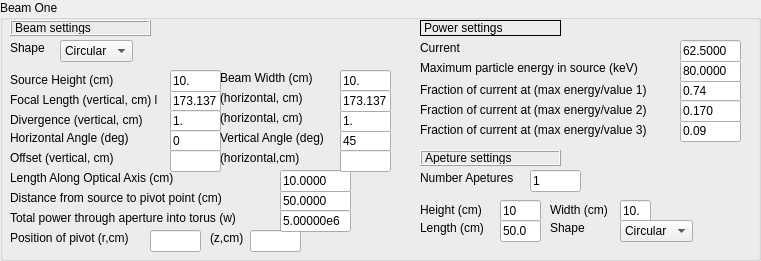
   <widget class="QGroupBox" name="groupBox">
    <property name="geometry">
     <rect>
      <x>310</x>
      <y>170</y>
      <width>761</width>
      <height>261</height>
     </rect>
    </property>
    <property name="font">
     <font>
      <weight>50</weight>
      <bold>false</bold>
     </font>
    </property>
    <property name="title">
     <string>Beam One</string>
    </property>
    <widget class="QLineEdit" name="blenp_W">
     <property name="geometry">
      <rect>
       <x>280</x>
       <y>190</y>
       <width>71</width>
       <height>22</height>
      </rect>
     </property>
     <property name="text">
      <string>50.0000</string>
     </property>
    </widget>
    <widget class="QLabel" name="label_37">
     <property name="geometry">
      <rect>
       <x>420</x>
       <y>80</y>
       <width>251</width>
       <height>20</height>
      </rect>
     </property>
     <property name="text">
      <string>Fraction of current at (max energy/value 1)</string>
     </property>
    </widget>
    <widget class="QLabel" name="label_36">
     <property name="geometry">
      <rect>
       <x>420</x>
       <y>60</y>
       <width>241</width>
       <height>16</height>
      </rect>
     </property>
     <property name="text">
      <string>Maximum particle energy in source (keV)</string>
     </property>
    </widget>
    <widget class="QLineEdit" name="bvfoc_W">
     <property name="geometry">
      <rect>
       <x>170</x>
       <y>90</y>
       <width>51</width>
       <height>22</height>
      </rect>
     </property>
     <property name="text">
      <string>173.137</string>
     </property>
    </widget>
    <widget class="QLineEdit" name="bvdiv_W">
     <property name="geometry">
      <rect>
       <x>170</x>
       <y>110</y>
       <width>51</width>
       <height>22</height>
      </rect>
     </property>
     <property name="inputMask">
      <string/>
     </property>
     <property name="text">
      <string>1.</string>
     </property>
     <property name="readOnly">
      <bool>false</bool>
     </property>
    </widget>
    <widget class="QLabel" name="label_15">
     <property name="geometry">
      <rect>
       <x>550</x>
       <y>200</y>
       <width>71</width>
       <height>20</height>
      </rect>
     </property>
     <property name="text">
      <string>Width (cm)</string>
     </property>
    </widget>
    <widget class="QLabel" name="label_49">
     <property name="geometry">
      <rect>
       <x>10</x>
       <y>230</y>
       <width>131</width>
       <height>16</height>
      </rect>
     </property>
     <property name="text">
      <string>Position of pivot (r,cm)</string>
     </property>
    </widget>
    <widget class="QLabel" name="label_19">
     <property name="geometry">
      <rect>
       <x>420</x>
       <y>200</y>
       <width>71</width>
       <height>20</height>
      </rect>
     </property>
     <property name="text">
      <string>Height (cm)</string>
     </property>
    </widget>
    <widget class="QLineEdit" name="anglev_W">
     <property name="geometry">
      <rect>
       <x>340</x>
       <y>130</y>
       <width>51</width>
       <height>22</height>
      </rect>
     </property>
     <property name="text">
      <string>45</string>
     </property>
    </widget>
    <widget class="QLabel" name="label_24">
     <property name="geometry">
      <rect>
       <x>220</x>
       <y>70</y>
       <width>101</width>
       <height>16</height>
      </rect>
     </property>
     <property name="text">
      <string>Beam Width (cm)</string>
     </property>
    </widget>
    <widget class="QLineEdit" name="aheigh_W">
     <property name="geometry">
      <rect>
       <x>500</x>
       <y>200</y>
       <width>41</width>
       <height>22</height>
      </rect>
     </property>
     <property name="text">
      <string>10</string>
     </property>
    </widget>
    <widget class="QLineEdit" name="fbcur3_W">
     <property name="geometry">
      <rect>
       <x>680</x>
       <y>120</y>
       <width>61</width>
       <height>22</height>
      </rect>
     </property>
     <property name="text">
      <string>0.09</string>
     </property>
    </widget>
    <widget class="QLabel" name="label_16">
     <property name="geometry">
      <rect>
       <x>420</x>
       <y>150</y>
       <width>141</width>
       <height>16</height>
      </rect>
     </property>
     <property name="font">
      <font>
       <weight>50</weight>
       <bold>false</bold>
      </font>
     </property>
     <property name="frameShape">
      <enum>QFrame::Box</enum>
     </property>
     <property name="frameShadow">
      <enum>QFrame::Raised</enum>
     </property>
     <property name="lineWidth">
      <number>1</number>
     </property>
     <property name="text">
      <string>Apeture settings </string>
     </property>
     <property name="wordWrap">
      <bool>false</bool>
     </property>
    </widget>
    <widget class="QLabel" name="label_22">
     <property name="geometry">
      <rect>
       <x>10</x>
       <y>40</y>
       <width>55</width>
       <height>16</height>
      </rect>
     </property>
     <property name="text">
      <string>Shape</string>
     </property>
    </widget>
    <widget class="QLineEdit" name="zpivot_W">
     <property name="geometry">
      <rect>
       <x>250</x>
       <y>230</y>
       <width>51</width>
       <height>22</height>
      </rect>
     </property>
    </widget>
    <widget class="QLabel" name="label_35">
     <property name="geometry">
      <rect>
       <x>10</x>
       <y>210</y>
       <width>251</width>
       <height>16</height>
      </rect>
     </property>
     <property name="text">
      <string>Total power through aperture into torus (w)</string>
     </property>
    </widget>
    <widget class="QLabel" name="label_21">
     <property name="geometry">
      <rect>
       <x>10</x>
       <y>90</y>
       <width>151</width>
       <height>20</height>
      </rect>
     </property>
     <property name="text">
      <string>Focal Length (vertical, cm) l</string>
     </property>
    </widget>
    <widget class="QLineEdit" name="angleh_W">
     <property name="geometry">
      <rect>
       <x>170</x>
       <y>130</y>
       <width>51</width>
       <height>22</height>
      </rect>
     </property>
     <property name="text">
      <string>0</string>
     </property>
    </widget>
    <widget class="QLabel" name="label_51">
     <property name="geometry">
      <rect>
       <x>420</x>
       <y>20</y>
       <width>141</width>
       <height>16</height>
      </rect>
     </property>
     <property name="frameShape">
      <enum>QFrame::Box</enum>
     </property>
     <property name="text">
      <string>Power settings</string>
     </property>
    </widget>
    <widget class="QLabel" name="label_23">
     <property name="geometry">
      <rect>
       <x>10</x>
       <y>70</y>
       <width>111</width>
       <height>20</height>
      </rect>
     </property>
     <property name="text">
      <string>Source Height (cm)</string>
     </property>
    </widget>
    <widget class="QLabel" name="label_50">
     <property name="geometry">
      <rect>
       <x>210</x>
       <y>230</y>
       <width>41</width>
       <height>16</height>
      </rect>
     </property>
     <property name="text">
      <string>(z,cm)</string>
     </property>
    </widget>
    <widget class="QLineEdit" name="awidth_W">
     <property name="geometry">
      <rect>
       <x>620</x>
       <y>200</y>
       <width>31</width>
       <height>22</height>
      </rect>
     </property>
     <property name="text">
      <string>10.</string>
     </property>
    </widget>
    <widget class="QLineEdit" name="bheigh_W">
     <property name="geometry">
      <rect>
       <x>170</x>
       <y>70</y>
       <width>51</width>
       <height>22</height>
      </rect>
     </property>
     <property name="text">
      <string>10.</string>
     </property>
    </widget>
    <widget class="QLabel" name="label_17">
     <property name="geometry">
      <rect>
       <x>420</x>
       <y>220</y>
       <width>71</width>
       <height>16</height>
      </rect>
     </property>
     <property name="text">
      <string>Length (cm)</string>
     </property>
    </widget>
    <widget class="QLineEdit" name="bhdiv_W">
     <property name="geometry">
      <rect>
       <x>340</x>
       <y>110</y>
       <width>51</width>
       <height>22</height>
      </rect>
     </property>
     <property name="text">
      <string>1.</string>
     </property>
    </widget>
    <widget class="QLabel" name="label_27">
     <property name="geometry">
      <rect>
       <x>10</x>
       <y>110</y>
       <width>151</width>
       <height>20</height>
      </rect>
     </property>
     <property name="text">
      <string>Divergence (vertical, cm) </string>
     </property>
    </widget>
    <widget class="QLabel" name="label_31">
     <property name="geometry">
      <rect>
       <x>10</x>
       <y>150</y>
       <width>121</width>
       <height>16</height>
      </rect>
     </property>
     <property name="text">
      <string>Offset (vertical, cm)</string>
     </property>
    </widget>
    <widget class="QLabel" name="label_43">
     <property name="geometry">
      <rect>
       <x>420</x>
       <y>170</y>
       <width>111</width>
       <height>16</height>
      </rect>
     </property>
     <property name="text">
      <string>Number Apetures</string>
     </property>
    </widget>
    <widget class="QLineEdit" name="bleni_W">
     <property name="geometry">
      <rect>
       <x>280</x>
       <y>170</y>
       <width>71</width>
       <height>22</height>
      </rect>
     </property>
     <property name="text">
      <string>10.0000</string>
     </property>
    </widget>
    <widget class="QLabel" name="label_32">
     <property name="geometry">
      <rect>
       <x>220</x>
       <y>150</y>
       <width>91</width>
       <height>16</height>
      </rect>
     </property>
     <property name="text">
      <string>(horizontal,cm)</string>
     </property>
    </widget>
    <widget class="QLineEdit" name="naptr_W">
     <property name="geometry">
      <rect>
       <x>530</x>
       <y>170</y>
       <width>51</width>
       <height>22</height>
      </rect>
     </property>
     <property name="text">
      <string>1</string>
     </property>
    </widget>
    <widget class="QLabel" name="label_29">
     <property name="geometry">
      <rect>
       <x>220</x>
       <y>130</y>
       <width>121</width>
       <height>16</height>
      </rect>
     </property>
     <property name="text">
      <string>Vertical Angle (deg)</string>
     </property>
    </widget>
    <widget class="QLabel" name="label_33">
     <property name="geometry">
      <rect>
       <x>10</x>
       <y>170</y>
       <width>181</width>
       <height>16</height>
      </rect>
     </property>
     <property name="text">
      <string>Length Along Optical Axis (cm)</string>
     </property>
    </widget>
    <widget class="QLabel" name="label_26">
     <property name="geometry">
      <rect>
       <x>220</x>
       <y>110</y>
       <width>91</width>
       <height>16</height>
      </rect>
     </property>
     <property name="text">
      <string>(horizontal, cm)</string>
     </property>
    </widget>
    <widget class="QComboBox" name="ashape_W">
     <property name="geometry">
      <rect>
       <x>620</x>
       <y>220</y>
       <width>73</width>
       <height>22</height>
      </rect>
     </property>
     <item>
      <property name="text">
       <string>Circular</string>
      </property>
     </item>
     <item>
      <property name="text">
       <string>Rectangular</string>
      </property>
     </item>
    </widget>
    <widget class="QLabel" name="label_25">
     <property name="geometry">
      <rect>
       <x>220</x>
       <y>90</y>
       <width>91</width>
       <height>16</height>
      </rect>
     </property>
     <property name="text">
      <string>(horizontal, cm)</string>
     </property>
    </widget>
    <widget class="QLineEdit" name="fbcur1_w">
     <property name="geometry">
      <rect>
       <x>680</x>
       <y>80</y>
       <width>61</width>
       <height>22</height>
      </rect>
     </property>
     <property name="text">
      <string>0.74</string>
     </property>
    </widget>
    <widget class="QLineEdit" name="bvofset_W">
     <property name="geometry">
      <rect>
       <x>170</x>
       <y>150</y>
       <width>51</width>
       <height>22</height>
      </rect>
     </property>
    </widget>
    <widget class="QLineEdit" name="bwidth_W">
     <property name="geometry">
      <rect>
       <x>340</x>
       <y>70</y>
       <width>51</width>
       <height>22</height>
      </rect>
     </property>
     <property name="text">
      <string>10.</string>
     </property>
    </widget>
    <widget class="QComboBox" name="bshape_W">
     <property name="geometry">
      <rect>
       <x>60</x>
       <y>40</y>
       <width>73</width>
       <height>22</height>
      </rect>
     </property>
     <item>
      <property name="text">
       <string>Circular</string>
      </property>
     </item>
     <item>
      <property name="text">
       <string>Rectangular</string>
      </property>
     </item>
    </widget>
    <widget class="QLabel" name="label_18">
     <property name="geometry">
      <rect>
       <x>550</x>
       <y>220</y>
       <width>55</width>
       <height>16</height>
      </rect>
     </property>
     <property name="text">
      <string>Shape</string>
     </property>
    </widget>
    <widget class="QLabel" name="label_30">
     <property name="geometry">
      <rect>
       <x>420</x>
       <y>40</y>
       <width>55</width>
       <height>16</height>
      </rect>
     </property>
     <property name="text">
      <string>Current</string>
     </property>
    </widget>
    <widget class="QLineEdit" name="fbcur2_W">
     <property name="geometry">
      <rect>
       <x>680</x>
       <y>100</y>
       <width>61</width>
       <height>22</height>
      </rect>
     </property>
     <property name="text">
      <string>0.170</string>
     </property>
    </widget>
    <widget class="QLineEdit" name="alen_W">
     <property name="geometry">
      <rect>
       <x>500</x>
       <y>220</y>
       <width>41</width>
       <height>22</height>
      </rect>
     </property>
     <property name="inputMask">
      <string/>
     </property>
     <property name="text">
      <string>50.0</string>
     </property>
    </widget>
    <widget class="QLineEdit" name="bptor_W">
     <property name="geometry">
      <rect>
       <x>280</x>
       <y>210</y>
       <width>71</width>
       <height>22</height>
      </rect>
     </property>
     <property name="text">
      <string>5.00000e6</string>
     </property>
    </widget>
    <widget class="QLabel" name="label_20">
     <property name="geometry">
      <rect>
       <x>10</x>
       <y>20</y>
       <width>141</width>
       <height>16</height>
      </rect>
     </property>
     <property name="font">
      <font>
       <weight>50</weight>
       <bold>false</bold>
      </font>
     </property>
     <property name="frameShape">
      <enum>QFrame::Box</enum>
     </property>
     <property name="frameShadow">
      <enum>QFrame::Raised</enum>
     </property>
     <property name="lineWidth">
      <number>1</number>
     </property>
     <property name="text">
      <string>Beam settings </string>
     </property>
     <property name="wordWrap">
      <bool>false</bool>
     </property>
    </widget>
    <widget class="QLineEdit" name="ebkev_W">
     <property name="geometry">
      <rect>
       <x>680</x>
       <y>60</y>
       <width>61</width>
       <height>22</height>
      </rect>
     </property>
     <property name="text">
      <string>80.0000</string>
     </property>
    </widget>
    <widget class="QLabel" name="label_34">
     <property name="geometry">
      <rect>
       <x>10</x>
       <y>190</y>
       <width>231</width>
       <height>16</height>
      </rect>
     </property>
     <property name="text">
      <string>Distance from source to pivot point (cm) </string>
     </property>
    </widget>
    <widget class="QLineEdit" name="bhofset_W">
     <property name="geometry">
      <rect>
       <x>340</x>
       <y>150</y>
       <width>51</width>
       <height>22</height>
      </rect>
     </property>
    </widget>
    <widget class="QLabel" name="label_28">
     <property name="geometry">
      <rect>
       <x>10</x>
       <y>130</y>
       <width>131</width>
       <height>16</height>
      </rect>
     </property>
     <property name="text">
      <string>Horizontal Angle (deg)</string>
     </property>
    </widget>
    <widget class="QLineEdit" name="rpivot_W">
     <property name="geometry">
      <rect>
       <x>150</x>
       <y>230</y>
       <width>51</width>
       <height>22</height>
      </rect>
     </property>
    </widget>
    <widget class="QLineEdit" name="bcur_W">
     <property name="geometry">
      <rect>
       <x>680</x>
       <y>40</y>
       <width>61</width>
       <height>22</height>
      </rect>
     </property>
     <property name="text">
      <string>62.5000</string>
     </property>
    </widget>
    <widget class="QLineEdit" name="bhfoc_W">
     <property name="geometry">
      <rect>
       <x>340</x>
       <y>90</y>
       <width>51</width>
       <height>22</height>
      </rect>
     </property>
     <property name="text">
      <string>173.137</string>
     </property>
    </widget>
    <widget class="QLabel" name="label_39">
     <property name="geometry">
      <rect>
       <x>420</x>
       <y>120</y>
       <width>251</width>
       <height>20</height>
      </rect>
     </property>
     <property name="text">
      <string>Fraction of current at (max energy/value 3)</string>
     </property>
    </widget>
    <widget class="QLabel" name="label_38">
     <property name="geometry">
      <rect>
       <x>420</x>
       <y>100</y>
       <width>251</width>
       <height>20</height>
      </rect>
     </property>
     <property name="text">
      <string>Fraction of current at (max energy/value 2)</string>
     </property>
    </widget>
   </widget>
